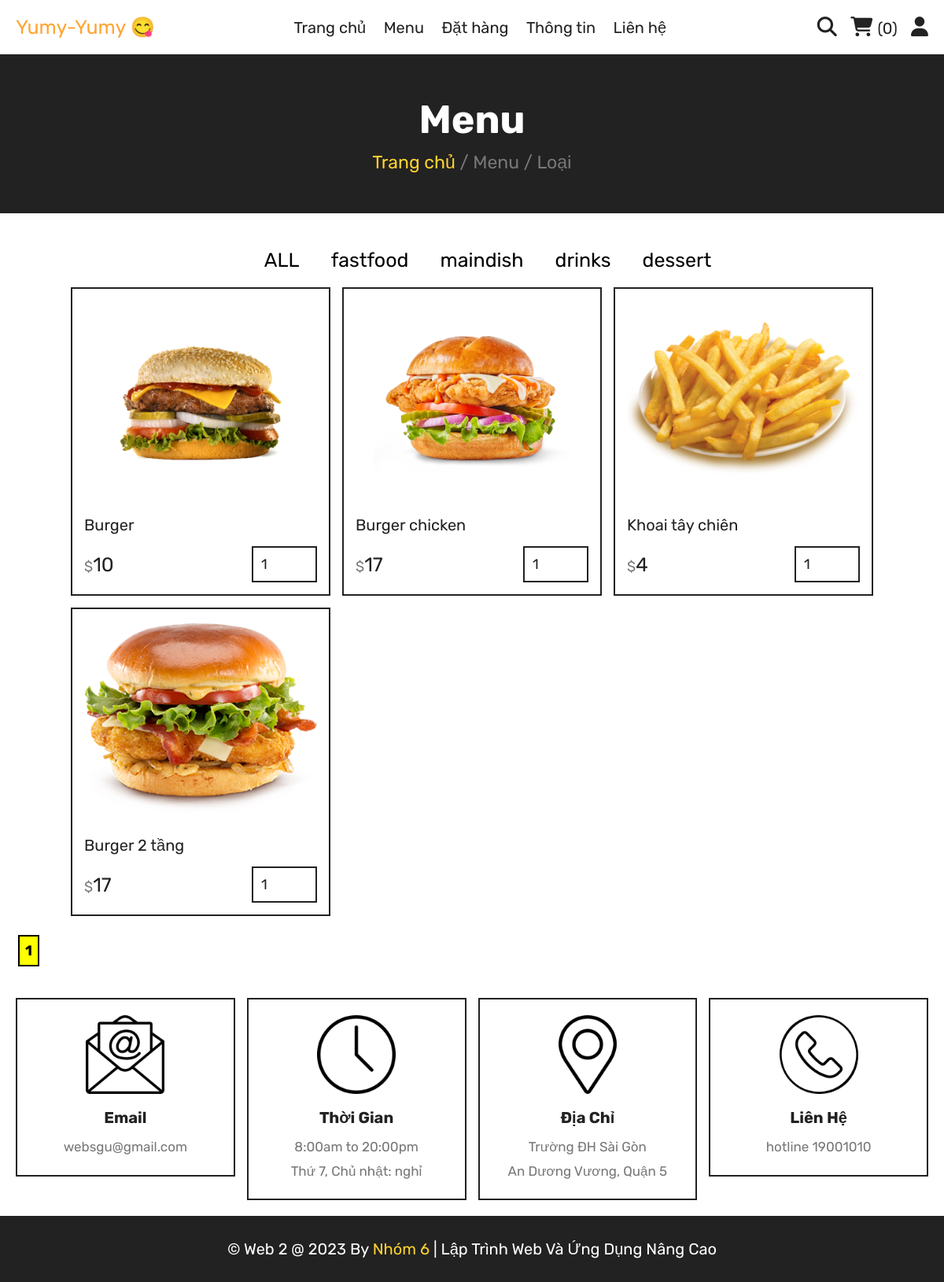
Screenshot of /category.php?quanly=menu&id=1 with the database file from the repository.
### tables this page shows
CREATE TABLE `category` (
  `id_cate` int(11) NOT NULL,
  `namecate` varchar(30) NOT NULL
);

CREATE TABLE `products` (
  `id` int(100) NOT NULL,
  `name` varchar(100) NOT NULL,
  `id_cate` int(11) NOT NULL,
  `category` varchar(100) NOT NULL,
  `price` int(10) NOT NULL,
  `image` varchar(100) NOT NULL,
  `description` varchar(200) NOT NULL
);

### category.php (the view, shortened to what this page needs)
<?php
include 'components/connect.php';
?>
<!DOCTYPE html>
<html lang="en">
<head>
   <link rel="stylesheet" href="https://cdnjs.cloudflare.com/ajax/libs/font-awesome/6.1.1/css/all.min.css">
   <link rel="stylesheet" href="css/style.css">
</head>
<body>
   <?php include 'components/user_header.php'; ?>
   <div class="heading">
      <h3>Menu</h3>
      <p><a href="home.php">Trang chủ</a> <span> / Menu</span><span> / Loại</span></p>
   </div>
   <section class="products">
      <div class="category-bar">
      <a href="menu.php">ALL</a>
         <?php
            $select_cate = $conn->prepare("SELECT * FROM `category`");
            $select_cate->execute();
            if ($select_cate->rowCount() > 0) {
               while ($fetch_category = $select_cate->fetch(PDO::FETCH_ASSOC)) {
         ?>
            <form action="" method="post" class="box">
               <a href="category.php?quanly=menu&id=<?= $fetch_category['id_cate']; ?>"><?= $fetch_category['namecate']; ?></a>
            </form>
         <?php
               }
            } else {
               echo '<p class="empty">chưa có sản phẩm!</p>';
            }
         ?>
      </div>
      <div class="box-container">
         <?php
         $item_per_page = isset($_GET['per_page']) ? $_GET['per_page']:6;
         $current_page = isset($_GET['page']) ? $_GET['page']:1;
         $offset = ($current_page-1)* $item_per_page;
         $id_cate = isset($_GET['id']) ? $_GET['id']:$id_cate;
         $select_products = $conn->prepare("SELECT * FROM `products` WHERE id_cate = ?  ORDER BY 'id' ASC LIMIT $item_per_page OFFSET $offset");
         $select_products->execute([$id_cate]);
         $haha="SELECT count(*) FROM products WHERE id_cate = $_GET[id] ";
         $kq = $conn->query($haha);
         $r = $kq->fetch();
         $totalRecords = $r[0];
         $totalPages = ceil($totalRecords / $item_per_page);
         if ($select_products->rowCount() > 0) {
            while ($fetch_products = $select_products->fetch(PDO::FETCH_ASSOC)) {
         ?>
               <form action="" method="post" class="box">
                  <img src="project images/<?= $fetch_products['image']; ?>" alt="">
                  <div class="name"><?= $fetch_products['name']; ?></div>
                  <div class="flex">
                     <div class="price"><span>$</span><?= $fetch_products['price']; ?></div>
                     <input type="number" name="qty" class="qty" min="1" max="99" value="1" maxlength="2">
                  </div>
               </form>
         <?php
            }
         } else {
            echo '<p class="empty">Chưa có sản phẩm</p>';
         }
         ?>
      </div>
      <br><br>
      <?php
            include 'pagination cate.php';
      ?>
   </section>
   <?php include 'components/footer.php'; ?>
</body>
</html>

### components/user_header.php (shortened to what this page needs)
<header class="header">
   <section class="flex">
      <a href="home.php" class="logo">Yumy-Yumy 😋</a>
      <nav class="navbar">
         <a href="home.php">Trang chủ</a>
         <a href="menu.php">Menu</a>
         <a href="orders.php">Đặt hàng</a>
         <a href="about.php">Thông tin</a>
         <a href="contact.php">Liên hệ</a>
      </nav>
      <div class="icons">
         <?php
            $count_cart_items = $conn->prepare("SELECT * FROM `cart` WHERE user_id = ?");
            $count_cart_items->execute([$user_id]);
            $total_cart_items = $count_cart_items->rowCount();
         ?>
         <a href="search.php"><i class="fas fa-search"></i></a>
         <a href="cart.php"><i class="fas fa-shopping-cart"></i>
            <span>(<?= $total_cart_items; ?>)</span></a>
         <div id="user-btn" class="fas fa-user"></div>
      </div>
   </section>
</header>

### pagination cate.php (shortened to what this page needs)
<div style="display:inline-flex; margin-inline:auto; ">
    <?php for($num = 1; $num <=$totalPages; $num++) { ?>
        <?php if ($num != $current_page) { ?>
            <?php if ($num > $current_page - 3 && $num < $current_page + 3 ) {?>
                <a style="font-size: 18px; border:2px solid black; padding:7px; color:black; margin-inline: 3px;"
                href="?per_page=<?=$item_per_page?>&page=<?=$num?>&id=<?=$id_cate?>"><?=$num?></a>
            <?php } ?>
        <?php } else { ?>
            <strong style="font-size: 18px; border:2px solid black; padding:7px; color:black; margin-inline: 3px; background-color:yellow"
            ><?= $num ?></strong>
        <?php } ?>
    <?php } ?>
</div>

### components/footer.php
<footer class="footer">
   <section class="grid">
      <div class="box">
         <img src="images/email-icon.png" alt="">
         <h3>email</h3>
         <a href="mailto:websgu@gmail.com">websgu@gmail.com</a>
      </div>
      <div class="box">
         <img src="images/clock-icon.png" alt="">
         <h3>Thời gian</h3>
         <a>8:00am to 20:00pm</a>
         <a>Thứ 7, Chủ nhật: nghỉ</a>
      </div>
      <div class="box">
         <img src="images/map-icon.png" alt="">
         <h3>Địa chỉ</h3>
         <a href="#">Trường ĐH Sài Gòn</a>
         <a href="#">An Dương Vương, Quận 5</a>
      </div>
      <div class="box">
         <img src="images/phone-icon.png" alt="">
         <h3>Liên hệ</h3>
         <a href="tel">hotline 19001010</a>
      </div>
   </section>
   <div class="credit">&copy; Web 2 @ <?= date('Y'); ?> by <span>Nhóm 6</span> | Lập trình web và ứng dụng nâng cao</div>
</footer>

### css/style.css (style rules this page uses)
:root { --yellow:#FFFF33; --light-yellow:#fed330; --blue:#0000FF; --red:#e74c3c; --white:#fff; --black:#222; --light-color:#777; --border:.2rem solid var(--black); }
* { font-family: 'Rubik', sans-serif; margin:0; padding:0; box-sizing: border-box; outline: none; border: none; text-decoration: none; }
html { font-size: 62.5%; overflow-x: hidden; scroll-behavior: smooth; stop-opacity: 7rem; }
section { margin:0 auto; max-width: 1200px; padding:2rem; }
.category-bar { display: flex; justify-content: center; align-items: center; margin-bottom: 20px; }
.products a { font-size: 25px; margin-left: 40px; color: black; }
.heading { display: flex; align-items: center; justify-content: center; gap:1rem; flex-flow: column; background-color: var(--black); min-height: 20rem; }
.heading h3 { font-size: 5rem; color:var(--white); text-transform: capitalize; }
.heading p { font-size: 2.3rem; color:var(--light-color); }
.heading p a { color:var(--light-yellow); }
.header { position: sticky; top:0; left:0; right:0; z-index: 1000; background-color: var(--white); border-bottom: var(--border); }
.header .flex { display: flex; align-items: center; justify-content: space-between; position: relative; }
.header .flex .logo { font-size: 2.5rem; color: #FFA533; }
.header .flex .navbar a { font-size: 2rem; color:var(--black); margin:0 1rem; }
.header .flex .icons > * { margin-left: 1.5rem; font-size: 2.5rem; color:var(--black); cursor: pointer; }
.header .flex .icons span { font-size: 2rem; }
.products .box-container { display: grid; grid-template-columns: repeat(auto-fit, 33rem); justify-content: center; align-items: flex-start; gap:1.5rem; }
.products .box-container .box { border:var(--border); padding:1.5rem; position: relative; overflow: hidden; }
.products .box-container .box img { height: 25rem; width: 100%; object-fit: contain; margin-bottom: 1rem; }
.products .box-container .box .name { font-size: 2rem; color:var(--black); margin:1rem 0; }
.products .box-container .box .flex { display: flex; align-items: center; gap:1rem; margin-top: 1.5rem; }
.products .box-container .box .flex .price { margin-right: auto; font-size: 2.5rem; color:var(--black); }
.products .box-container .box .flex .price span { color:var(--light-color); font-size: 1.8rem; }
.products .box-container .box .flex .qty { padding:1rem; border:var(--border); font-size: 1.8rem; color:var(--black); }
* { font-family: 'Rubik', sans-serif; margin: 0; padding: 0; box-sizing: border-box; outline: none; border: none; text-decoration: none; }
.footer .grid { display: grid; grid-template-columns: repeat(auto-fit, minmax(27rem, 1fr)); gap:1.5rem; align-items: flex-start; }
.footer .grid .box { border:var(--border); padding:2rem; text-align: center; }
.footer .grid .box img { height: 10rem; width: 100%; object-fit: contain; margin-bottom: .5rem; }
.footer .grid .box h3 { margin:1rem 0; font-size: 2rem; color:var(--black); text-transform: capitalize; }
.footer .grid .box a { display: block; font-size: 1.7rem; color:var(--light-color); line-height: 1.8; }
.credit { padding:3rem 2rem; text-align: center; background-color: var(--black); color:var(--white); font-size: 2rem; text-transform: capitalize; }
.credit span { color:var(--light-yellow); }

### rows the page displays
category: namecate "fastfood"
category: namecate "maindish"
category: namecate "drinks"
category: namecate "dessert"
products: image (picture), name "Burger", price "10"
products: image (picture), name "Burger chicken", price "17"
products: image (picture), name "Khoai tây chiên", price "4"
products: image (picture), name "Burger 2 tầng", price "17"

### other values shown
$total_cart_items "0"
